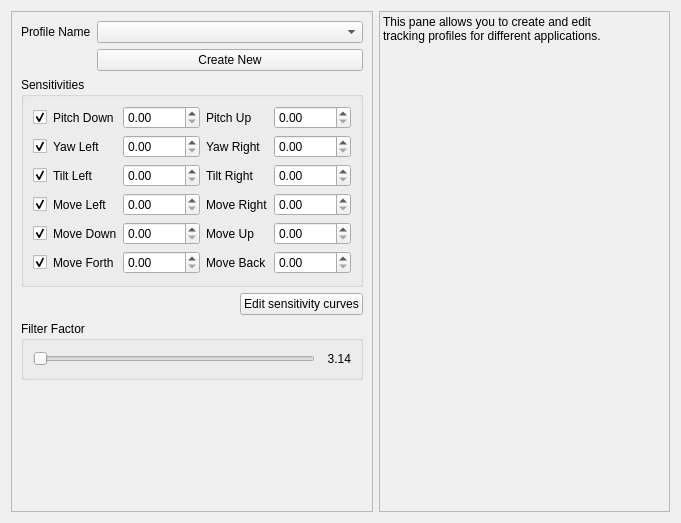
     <widget class="QWidget" name="tab_3">
      <attribute name="title">
       <string>Tracking setup</string>
      </attribute>
      <layout class="QVBoxLayout" name="verticalLayout_19">
       <item>
        <layout class="QHBoxLayout" name="horizontalLayout_5">
         <item>
          <widget class="QFrame" name="frame_5">
           <property name="frameShape">
            <enum>QFrame::StyledPanel</enum>
           </property>
           <property name="frameShadow">
            <enum>QFrame::Raised</enum>
           </property>
           <layout class="QVBoxLayout" name="verticalLayout_18">
            <item>
             <layout class="QVBoxLayout" name="verticalLayout_4">
              <item>
               <layout class="QFormLayout" name="formLayout_2">
                <item row="0" column="0">
                 <widget class="QLabel" name="label_12">
                  <property name="text">
                   <string>Profile Name</string>
                  </property>
                 </widget>
                </item>
                <item row="0" column="1">
                 <widget class="QComboBox" name="Profiles">
                  <property name="enabled">
                   <bool>true</bool>
                  </property>
                  <property name="editable">
                   <bool>false</bool>
                  </property>
                 </widget>
                </item>
                <item row="1" column="1">
                 <widget class="QPushButton" name="CreateNewProfile">
                  <property name="enabled">
                   <bool>true</bool>
                  </property>
                  <property name="text">
                   <string>Create New</string>
                  </property>
                 </widget>
                </item>
               </layout>
              </item>
              <item>
               <widget class="QGroupBox" name="groupBox">
                <property name="minimumSize">
                 <size>
                  <width>190</width>
                  <height>210</height>
                 </size>
                </property>
                <property name="title">
                 <string>Sensitivities</string>
                </property>
                <layout class="QHBoxLayout" name="horizontalLayout_19">
                 <item>
                  <layout class="QGridLayout" name="gridLayout_4">
                   <item row="0" column="1">
                    <widget class="QLabel" name="label_46">
                     <property name="text">
                      <string>Pitch Down</string>
                     </property>
                    </widget>
                   </item>
                   <item row="0" column="2">
                    <widget class="QDoubleSpinBox" name="PitchUpSpin">
                     <property name="maximum">
                      <double>10000.000000000000000</double>
                     </property>
                    </widget>
                   </item>
                   <item row="0" column="3">
                    <widget class="QLabel" name="label_50">
                     <property name="text">
                      <string>Pitch Up</string>
                     </property>
                    </widget>
                   </item>
                   <item row="0" column="4">
                    <widget class="QDoubleSpinBox" name="PitchDownSpin">
                     <property name="maximum">
                      <double>10000.000000000000000</double>
                     </property>
                    </widget>
                   </item>
                   <item row="1" column="1">
                    <widget class="QLabel" name="label_51">
                     <property name="text">
                      <string>Yaw Left</string>
                     </property>
                    </widget>
                   </item>
                   <item row="1" column="2">
                    <widget class="QDoubleSpinBox" name="YawLeftSpin">
                     <property name="maximum">
                      <double>10000.000000000000000</double>
                     </property>
                    </widget>
                   </item>
                   <item row="1" column="3">
                    <widget class="QLabel" name="label_52">
                     <property name="text">
                      <string>Yaw Right</string>
                     </property>
                    </widget>
                   </item>
                   <item row="1" column="4">
                    <widget class="QDoubleSpinBox" name="YawRightSpin">
                     <property name="maximum">
                      <double>10000.000000000000000</double>
                     </property>
                    </widget>
                   </item>
                   <item row="2" column="1">
                    <widget class="QLabel" name="label_53">
                     <property name="text">
                      <string>Tilt Left</string>
                     </property>
                    </widget>
                   </item>
                   <item row="2" column="2">
                    <widget class="QDoubleSpinBox" name="TiltLeftSpin">
                     <property name="maximum">
                      <double>10000.000000000000000</double>
                     </property>
                    </widget>
                   </item>
                   <item row="2" column="3">
                    <widget class="QLabel" name="label_54">
                     <property name="text">
                      <string>Tilt Right</string>
                     </property>
                    </widget>
                   </item>
                   <item row="2" column="4">
                    <widget class="QDoubleSpinBox" name="TiltRightSpin">
                     <property name="maximum">
                      <double>10000.000000000000000</double>
                     </property>
                    </widget>
                   </item>
                   <item row="3" column="1">
                    <widget class="QLabel" name="label_55">
                     <property name="text">
                      <string>Move Left</string>
                     </property>
                    </widget>
                   </item>
                   <item row="3" column="2">
                    <widget class="QDoubleSpinBox" name="MoveLeftSpin">
                     <property name="maximum">
                      <double>10000.000000000000000</double>
                     </property>
                    </widget>
                   </item>
                   <item row="3" column="3">
                    <widget class="QLabel" name="label_56">
                     <property name="text">
                      <string>Move Right</string>
                     </property>
                    </widget>
                   </item>
                   <item row="3" column="4">
                    <widget class="QDoubleSpinBox" name="MoveRightSpin">
                     <property name="maximum">
                      <double>10000.000000000000000</double>
                     </property>
                    </widget>
                   </item>
                   <item row="4" column="1">
                    <widget class="QLabel" name="label_57">
                     <property name="text">
                      <string>Move Down</string>
                     </property>
                    </widget>
                   </item>
                   <item row="4" column="2">
                    <widget class="QDoubleSpinBox" name="MoveUpSpin">
                     <property name="maximum">
                      <double>10000.000000000000000</double>
                     </property>
                    </widget>
                   </item>
                   <item row="4" column="3">
                    <widget class="QLabel" name="label_58">
                     <property name="text">
                      <string>Move Up</string>
                     </property>
                    </widget>
                   </item>
                   <item row="4" column="4">
                    <widget class="QDoubleSpinBox" name="MoveDownSpin">
                     <property name="maximum">
                      <double>10000.000000000000000</double>
                     </property>
                    </widget>
                   </item>
                   <item row="5" column="1">
                    <widget class="QLabel" name="label_59">
                     <property name="text">
                      <string>Move Forth</string>
                     </property>
                    </widget>
                   </item>
                   <item row="5" column="2">
                    <widget class="QDoubleSpinBox" name="MoveBackSpin">
                     <property name="maximum">
                      <double>10000.000000000000000</double>
                     </property>
                    </widget>
                   </item>
                   <item row="5" column="3">
                    <widget class="QLabel" name="label_60">
                     <property name="text">
                      <string>Move Back</string>
                     </property>
                    </widget>
                   </item>
                   <item row="5" column="4">
                    <widget class="QDoubleSpinBox" name="MoveForthSpin">
                     <property name="maximum">
                      <double>10000.000000000000000</double>
                     </property>
                    </widget>
                   </item>
                   <item row="0" column="0">
                    <widget class="QCheckBox" name="PitchEnable">
                     <property name="text">
                      <string/>
                     </property>
                     <property name="checked">
                      <bool>true</bool>
                     </property>
                    </widget>
                   </item>
                   <item row="1" column="0">
                    <widget class="QCheckBox" name="YawEnable">
                     <property name="text">
                      <string/>
                     </property>
                     <property name="checked">
                      <bool>true</bool>
                     </property>
                    </widget>
                   </item>
                   <item row="2" column="0">
                    <widget class="QCheckBox" name="RollEnable">
                     <property name="text">
                      <string/>
                     </property>
                     <property name="checked">
                      <bool>true</bool>
                     </property>
                    </widget>
                   </item>
                   <item row="3" column="0">
                    <widget class="QCheckBox" name="XEnable">
                     <property name="text">
                      <string/>
                     </property>
                     <property name="checked">
                      <bool>true</bool>
                     </property>
                    </widget>
                   </item>
                   <item row="4" column="0">
                    <widget class="QCheckBox" name="YEnable">
                     <property name="text">
                      <string/>
                     </property>
                     <property name="checked">
                      <bool>true</bool>
                     </property>
                    </widget>
                   </item>
                   <item row="5" column="0">
                    <widget class="QCheckBox" name="ZEnable">
                     <property name="text">
                      <string/>
                     </property>
                     <property name="checked">
                      <bool>true</bool>
                     </property>
                    </widget>
                   </item>
                  </layout>
                 </item>
                </layout>
               </widget>
              </item>
              <item>
               <layout class="QHBoxLayout" name="horizontalLayout_8">
                <item>
                 <spacer name="horizontalSpacer_3">
                  <property name="orientation">
                   <enum>Qt::Horizontal</enum>
                  </property>
                  <property name="sizeHint" stdset="0">
                   <size>
                    <width>40</width>
                    <height>20</height>
                   </size>
                  </property>
                 </spacer>
                </item>
                <item>
                 <widget class="QPushButton" name="EditSCButton">
                  <property name="text">
                   <string>Edit sensitivity curves</string>
                  </property>
                 </widget>
                </item>
               </layout>
              </item>
              <item>
               <widget class="QGroupBox" name="groupBox_2">
                <property name="title">
                 <string>Filter Factor</string>
                </property>
                <layout class="QHBoxLayout" name="horizontalLayout_21">
                 <item>
                  <widget class="QSlider" name="FilterSlider">
                   <property name="minimum">
                    <number>1</number>
                   </property>
                   <property name="maximum">
                    <number>1000</number>
                   </property>
                   <property name="orientation">
                    <enum>Qt::Horizontal</enum>
                   </property>
                  </widget>
                 </item>
                 <item>
                  <widget class="QLabel" name="FilterValue">
                   <property name="minimumSize">
                    <size>
                     <width>30</width>
                     <height>18</height>
                    </size>
                   </property>
                   <property name="text">
                    <string>3.14</string>
                   </property>
                   <property name="alignment">
                    <set>Qt::AlignRight|Qt::AlignTrailing|Qt::AlignVCenter</set>
                   </property>
                  </widget>
                 </item>
                </layout>
               </widget>
              </item>
              <item>
               <spacer name="verticalSpacer_3">
                <property name="orientation">
                 <enum>Qt::Vertical</enum>
                </property>
                <property name="sizeHint" stdset="0">
                 <size>
                  <width>20</width>
                  <height>40</height>
                 </size>
                </property>
               </spacer>
              </item>
             </layout>
            </item>
           </layout>
          </widget>
         </item>
         <item>
          <widget class="QLabel" name="label_4">
           <property name="minimumSize">
            <size>
             <width>291</width>
             <height>501</height>
            </size>
           </property>
           <property name="maximumSize">
            <size>
             <width>291</width>
             <height>501</height>
            </size>
           </property>
           <property name="frameShape">
            <enum>QFrame::StyledPanel</enum>
           </property>
           <property name="text">
            <string>This pane allows you to create and edit
tracking profiles for different applications.</string>
           </property>
           <property name="alignment">
            <set>Qt::AlignLeading|Qt::AlignLeft|Qt::AlignTop</set>
           </property>
          </widget>
         </item>
        </layout>
       </item>
      </layout>
     </widget>
